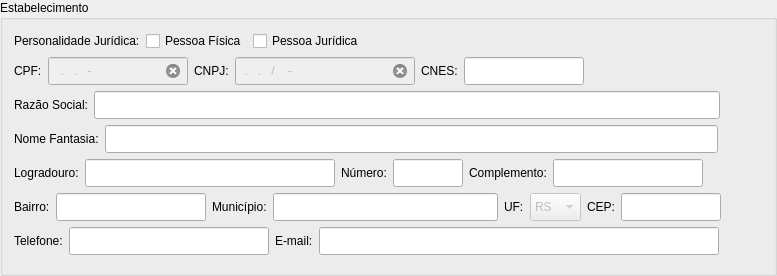
                <widget class="QGroupBox" name="groupBox_2">
                 <property name="minimumSize">
                  <size>
                   <width>777</width>
                   <height>276</height>
                  </size>
                 </property>
                 <property name="maximumSize">
                  <size>
                   <width>777</width>
                   <height>276</height>
                  </size>
                 </property>
                 <property name="title">
                  <string>Estabelecimento</string>
                 </property>
                 <layout class="QVBoxLayout" name="verticalLayout_4">
                  <item>
                   <layout class="QHBoxLayout" name="horizontalLayout_5">
                    <item>
                     <widget class="QLabel" name="label_5">
                      <property name="text">
                       <string>Personalidade Jurídica:</string>
                      </property>
                     </widget>
                    </item>
                    <item>
                     <widget class="QCheckBox" name="pessoaFisicaEstabCheckBox">
                      <property name="text">
                       <string>Pessoa Física</string>
                      </property>
                     </widget>
                    </item>
                    <item>
                     <widget class="QCheckBox" name="pessoaJuridicaEstabCheckBox">
                      <property name="text">
                       <string>Pessoa Jurídica</string>
                      </property>
                     </widget>
                    </item>
                    <item>
                     <spacer name="horizontalSpacer_5">
                      <property name="orientation">
                       <enum>Qt::Horizontal</enum>
                      </property>
                      <property name="sizeHint" stdset="0">
                       <size>
                        <width>40</width>
                        <height>20</height>
                       </size>
                      </property>
                     </spacer>
                    </item>
                   </layout>
                  </item>
                  <item>
                   <layout class="QHBoxLayout" name="horizontalLayout_6">
                    <item>
                     <widget class="QLabel" name="label_6">
                      <property name="text">
                       <string>CPF:</string>
                      </property>
                     </widget>
                    </item>
                    <item>
                     <widget class="QLineEdit" name="cpfEstabLineEdit">
                      <property name="enabled">
                       <bool>false</bool>
                      </property>
                      <property name="minimumSize">
                       <size>
                        <width>140</width>
                        <height>28</height>
                       </size>
                      </property>
                      <property name="maximumSize">
                       <size>
                        <width>140</width>
                        <height>28</height>
                       </size>
                      </property>
                      <property name="inputMask">
                       <string>000.000.000-00</string>
                      </property>
                      <property name="clearButtonEnabled">
                       <bool>true</bool>
                      </property>
                     </widget>
                    </item>
                    <item>
                     <widget class="QLabel" name="label_7">
                      <property name="text">
                       <string>CNPJ:</string>
                      </property>
                     </widget>
                    </item>
                    <item>
                     <widget class="QLineEdit" name="cnpjEstabLineEdit">
                      <property name="enabled">
                       <bool>false</bool>
                      </property>
                      <property name="minimumSize">
                       <size>
                        <width>180</width>
                        <height>28</height>
                       </size>
                      </property>
                      <property name="maximumSize">
                       <size>
                        <width>180</width>
                        <height>28</height>
                       </size>
                      </property>
                      <property name="inputMask">
                       <string>00.000.000/0000-00</string>
                      </property>
                      <property name="clearButtonEnabled">
                       <bool>true</bool>
                      </property>
                     </widget>
                    </item>
                    <item>
                     <widget class="QLabel" name="label_8">
                      <property name="text">
                       <string>CNES:</string>
                      </property>
                     </widget>
                    </item>
                    <item>
                     <widget class="QLineEdit" name="cnesEstabLineEdit">
                      <property name="minimumSize">
                       <size>
                        <width>120</width>
                        <height>28</height>
                       </size>
                      </property>
                      <property name="maximumSize">
                       <size>
                        <width>120</width>
                        <height>28</height>
                       </size>
                      </property>
                      <property name="clearButtonEnabled">
                       <bool>true</bool>
                      </property>
                     </widget>
                    </item>
                    <item>
                     <spacer name="horizontalSpacer_6">
                      <property name="orientation">
                       <enum>Qt::Horizontal</enum>
                      </property>
                      <property name="sizeHint" stdset="0">
                       <size>
                        <width>40</width>
                        <height>20</height>
                       </size>
                      </property>
                     </spacer>
                    </item>
                   </layout>
                  </item>
                  <item>
                   <layout class="QHBoxLayout" name="horizontalLayout_8">
                    <item>
                     <widget class="QLabel" name="label_9">
                      <property name="text">
                       <string>Razão Social:</string>
                      </property>
                     </widget>
                    </item>
                    <item>
                     <widget class="QLineEdit" name="razaoSocialEstabLineEdit">
                      <property name="minimumSize">
                       <size>
                        <width>626</width>
                        <height>28</height>
                       </size>
                      </property>
                      <property name="maximumSize">
                       <size>
                        <width>626</width>
                        <height>28</height>
                       </size>
                      </property>
                      <property name="clearButtonEnabled">
                       <bool>true</bool>
                      </property>
                     </widget>
                    </item>
                    <item>
                     <spacer name="horizontalSpacer_7">
                      <property name="orientation">
                       <enum>Qt::Horizontal</enum>
                      </property>
                      <property name="sizeHint" stdset="0">
                       <size>
                        <width>40</width>
                        <height>20</height>
                       </size>
                      </property>
                     </spacer>
                    </item>
                   </layout>
                  </item>
                  <item>
                   <layout class="QHBoxLayout" name="horizontalLayout_7">
                    <item>
                     <widget class="QLabel" name="label_10">
                      <property name="text">
                       <string>Nome Fantasia:</string>
                      </property>
                     </widget>
                    </item>
                    <item>
                     <widget class="QLineEdit" name="nomeFantasiaEstabLineEdit">
                      <property name="minimumSize">
                       <size>
                        <width>613</width>
                        <height>28</height>
                       </size>
                      </property>
                      <property name="maximumSize">
                       <size>
                        <width>613</width>
                        <height>28</height>
                       </size>
                      </property>
                      <property name="clearButtonEnabled">
                       <bool>true</bool>
                      </property>
                     </widget>
                    </item>
                    <item>
                     <spacer name="horizontalSpacer_8">
                      <property name="orientation">
                       <enum>Qt::Horizontal</enum>
                      </property>
                      <property name="sizeHint" stdset="0">
                       <size>
                        <width>40</width>
                        <height>20</height>
                       </size>
                      </property>
                     </spacer>
                    </item>
                   </layout>
                  </item>
                  <item>
                   <layout class="QHBoxLayout" name="horizontalLayout_9">
                    <item>
                     <widget class="QLabel" name="label_11">
                      <property name="text">
                       <string>Logradouro:</string>
                      </property>
                     </widget>
                    </item>
                    <item>
                     <widget class="QLineEdit" name="logradouroEstabLineEdit">
                      <property name="minimumSize">
                       <size>
                        <width>250</width>
                        <height>28</height>
                       </size>
                      </property>
                      <property name="maximumSize">
                       <size>
                        <width>250</width>
                        <height>28</height>
                       </size>
                      </property>
                      <property name="placeholderText">
                       <string/>
                      </property>
                      <property name="clearButtonEnabled">
                       <bool>true</bool>
                      </property>
                     </widget>
                    </item>
                    <item>
                     <widget class="QLabel" name="label_12">
                      <property name="text">
                       <string>Número:</string>
                      </property>
                     </widget>
                    </item>
                    <item>
                     <widget class="QLineEdit" name="numeroEstabLineEdit">
                      <property name="minimumSize">
                       <size>
                        <width>70</width>
                        <height>28</height>
                       </size>
                      </property>
                      <property name="maximumSize">
                       <size>
                        <width>70</width>
                        <height>28</height>
                       </size>
                      </property>
                      <property name="clearButtonEnabled">
                       <bool>true</bool>
                      </property>
                     </widget>
                    </item>
                    <item>
                     <widget class="QLabel" name="label_13">
                      <property name="text">
                       <string>Complemento:</string>
                      </property>
                     </widget>
                    </item>
                    <item>
                     <widget class="QLineEdit" name="complementoEstabLineEdit">
                      <property name="minimumSize">
                       <size>
                        <width>150</width>
                        <height>28</height>
                       </size>
                      </property>
                      <property name="maximumSize">
                       <size>
                        <width>150</width>
                        <height>28</height>
                       </size>
                      </property>
                      <property name="clearButtonEnabled">
                       <bool>true</bool>
                      </property>
                     </widget>
                    </item>
                    <item>
                     <spacer name="horizontalSpacer_9">
                      <property name="orientation">
                       <enum>Qt::Horizontal</enum>
                      </property>
                      <property name="sizeHint" stdset="0">
                       <size>
                        <width>40</width>
                        <height>20</height>
                       </size>
                      </property>
                     </spacer>
                    </item>
                   </layout>
                  </item>
                  <item>
                   <layout class="QHBoxLayout" name="horizontalLayout_10">
                    <item>
                     <widget class="QLabel" name="label_14">
                      <property name="text">
                       <string>Bairro:</string>
                      </property>
                     </widget>
                    </item>
                    <item>
                     <widget class="QLineEdit" name="bairroEstabLineEdit">
                      <property name="minimumSize">
                       <size>
                        <width>150</width>
                        <height>28</height>
                       </size>
                      </property>
                      <property name="maximumSize">
                       <size>
                        <width>150</width>
                        <height>28</height>
                       </size>
                      </property>
                      <property name="clearButtonEnabled">
                       <bool>true</bool>
                      </property>
                     </widget>
                    </item>
                    <item>
                     <widget class="QLabel" name="label_15">
                      <property name="text">
                       <string>Município:</string>
                      </property>
                     </widget>
                    </item>
                    <item>
                     <widget class="QLineEdit" name="municipioEstabLineEdit">
                      <property name="minimumSize">
                       <size>
                        <width>225</width>
                        <height>28</height>
                       </size>
                      </property>
                      <property name="maximumSize">
                       <size>
                        <width>225</width>
                        <height>28</height>
                       </size>
                      </property>
                      <property name="clearButtonEnabled">
                       <bool>true</bool>
                      </property>
                     </widget>
                    </item>
                    <item>
                     <widget class="QLabel" name="label_16">
                      <property name="text">
                       <string>UF:</string>
                      </property>
                     </widget>
                    </item>
                    <item>
                     <widget class="QComboBox" name="estadoEstabComboBox">
                      <property name="enabled">
                       <bool>false</bool>
                      </property>
                      <property name="minimumSize">
                       <size>
                        <width>51</width>
                        <height>28</height>
                       </size>
                      </property>
                      <property name="maximumSize">
                       <size>
                        <width>51</width>
                        <height>28</height>
                       </size>
                      </property>
                      <property name="currentIndex">
                       <number>22</number>
                      </property>
                      <item>
                       <property name="text">
                        <string>AC</string>
                       </property>
                      </item>
                      <item>
                       <property name="text">
                        <string>AL</string>
                       </property>
                      </item>
                      <item>
                       <property name="text">
                        <string>AM</string>
                       </property>
                      </item>
                      <item>
                       <property name="text">
                        <string>AP</string>
                       </property>
                      </item>
                      <item>
                       <property name="text">
                        <string>BA</string>
                       </property>
                      </item>
                      <item>
                       <property name="text">
                        <string>CE</string>
                       </property>
                      </item>
                      <item>
                       <property name="text">
                        <string>DF</string>
                       </property>
                      </item>
                      <item>
                       <property name="text">
                        <string>ES</string>
                       </property>
                      </item>
                      <item>
                       <property name="text">
                        <string>GO</string>
                       </property>
                      </item>
                      <item>
                       <property name="text">
                        <string>MA</string>
                       </property>
                      </item>
                      <item>
                       <property name="text">
                        <string>MG</string>
                       </property>
                      </item>
                      <item>
                       <property name="text">
                        <string>MT</string>
                       </property>
                      </item>
                      <item>
                       <property name="text">
                        <string>MS</string>
                       </property>
                      </item>
                      <item>
                       <property name="text">
                        <string>PA</string>
                       </property>
                      </item>
                      <item>
                       <property name="text">
                        <string>PB</string>
                       </property>
                      </item>
                      <item>
                       <property name="text">
                        <string>PE</string>
                       </property>
                      </item>
                      <item>
                       <property name="text">
                        <string>PI</string>
                       </property>
                      </item>
                      <item>
                       <property name="text">
                        <string>PR</string>
                       </property>
                      </item>
                      <item>
                       <property name="text">
                        <string>RJ</string>
                       </property>
                      </item>
                      <item>
                       <property name="text">
                        <string>RN</string>
                       </property>
                      </item>
                      <item>
                       <property name="text">
                        <string>RO</string>
                       </property>
                      </item>
                      <item>
                       <property name="text">
                        <string>RR</string>
                       </property>
                      </item>
                      <item>
                       <property name="text">
                        <string>RS</string>
                       </property>
                      </item>
                      <item>
                       <property name="text">
                        <string>SC</string>
                       </property>
                      </item>
                      <item>
                       <property name="text">
                        <string>SE</string>
                       </property>
                      </item>
                      <item>
                       <property name="text">
                        <string>SP</string>
                       </property>
                      </item>
                      <item>
                       <property name="text">
                        <string>TO</string>
                       </property>
                      </item>
                     </widget>
                    </item>
                    <item>
                     <widget class="QLabel" name="label_17">
                      <property name="text">
                       <string>CEP:</string>
                      </property>
                     </widget>
                    </item>
                    <item>
                     <widget class="QLineEdit" name="cepEstabLineEdit">
                      <property name="minimumSize">
                       <size>
                        <width>100</width>
                        <height>28</height>
                       </size>
                      </property>
                      <property name="maximumSize">
                       <size>
                        <width>100</width>
                        <height>28</height>
                       </size>
                      </property>
                      <property name="clearButtonEnabled">
                       <bool>true</bool>
                      </property>
                     </widget>
                    </item>
                    <item>
                     <spacer name="horizontalSpacer_10">
                      <property name="orientation">
                       <enum>Qt::Horizontal</enum>
                      </property>
                      <property name="sizeHint" stdset="0">
                       <size>
                        <width>40</width>
                        <height>20</height>
                       </size>
                      </property>
                     </spacer>
                    </item>
                   </layout>
                  </item>
                  <item>
                   <layout class="QHBoxLayout" name="horizontalLayout_11">
                    <item>
                     <widget class="QLabel" name="label_18">
                      <property name="text">
                       <string>Telefone:</string>
                      </property>
                     </widget>
                    </item>
                    <item>
                     <widget class="QLineEdit" name="telefoneEstabLineEdit">
                      <property name="minimumSize">
                       <size>
                        <width>200</width>
                        <height>28</height>
                       </size>
                      </property>
                      <property name="maximumSize">
                       <size>
                        <width>200</width>
                        <height>28</height>
                       </size>
                      </property>
                      <property name="clearButtonEnabled">
                       <bool>true</bool>
                      </property>
                     </widget>
                    </item>
                    <item>
                     <widget class="QLabel" name="label_19">
                      <property name="text">
                       <string>E-mail:</string>
                      </property>
                     </widget>
                    </item>
                    <item>
                     <widget class="QLineEdit" name="emailEstabLineEdit">
                      <property name="minimumSize">
                       <size>
                        <width>400</width>
                        <height>28</height>
                       </size>
                      </property>
                      <property name="maximumSize">
                       <size>
                        <width>400</width>
                        <height>28</height>
                       </size>
                      </property>
                      <property name="clearButtonEnabled">
                       <bool>true</bool>
                      </property>
                     </widget>
                    </item>
                    <item>
                     <spacer name="horizontalSpacer_11">
                      <property name="orientation">
                       <enum>Qt::Horizontal</enum>
                      </property>
                      <property name="sizeHint" stdset="0">
                       <size>
                        <width>40</width>
                        <height>20</height>
                       </size>
                      </property>
                     </spacer>
                    </item>
                   </layout>
                  </item>
                 </layout>
                </widget>
